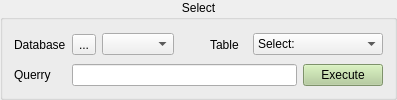
      <widget class="QGroupBox" name="groupBox_24">
       <property name="title">
        <string>Select</string>
       </property>
       <property name="alignment">
        <set>Qt::AlignHCenter</set>
       </property>
       <layout class="QGridLayout" name="gridLayout_2">
        <item row="9" column="1" colspan="9">
         <layout class="QHBoxLayout" name="horizontalLayout_2">
          <item>
           <widget class="QLineEdit" name="lineEdit_qry">
            <property name="enabled">
             <bool>true</bool>
            </property>
            <property name="font">
             <font/>
            </property>
            <property name="toolTip">
             <string>File name of report file to open</string>
            </property>
            <property name="styleSheet">
             <string notr="true"/>
            </property>
            <property name="text">
             <string/>
            </property>
           </widget>
          </item>
          <item>
           <widget class="QPushButton" name="pushButton_execute">
            <property name="sizePolicy">
             <sizepolicy hsizetype="Fixed" vsizetype="Fixed">
              <horstretch>0</horstretch>
              <verstretch>0</verstretch>
             </sizepolicy>
            </property>
            <property name="palette">
             <palette>
              <active>
               <colorrole role="WindowText">
                <brush brushstyle="SolidPattern">
                 <color alpha="255">
                  <red>0</red>
                  <green>0</green>
                  <blue>0</blue>
                 </color>
                </brush>
               </colorrole>
               <colorrole role="Button">
                <brush brushstyle="SolidPattern">
                 <color alpha="255">
                  <red>177</red>
                  <green>204</green>
                  <blue>150</blue>
                 </color>
                </brush>
               </colorrole>
               <colorrole role="Light">
                <brush brushstyle="SolidPattern">
                 <color alpha="255">
                  <red>245</red>
                  <green>255</green>
                  <blue>239</blue>
                 </color>
                </brush>
               </colorrole>
               <colorrole role="Midlight">
                <brush brushstyle="SolidPattern">
                 <color alpha="255">
                  <red>208</red>
                  <green>229</green>
                  <blue>194</blue>
                 </color>
                </brush>
               </colorrole>
               <colorrole role="Dark">
                <brush brushstyle="SolidPattern">
                 <color alpha="255">
                  <red>85</red>
                  <green>102</green>
                  <blue>75</blue>
                 </color>
                </brush>
               </colorrole>
               <colorrole role="Mid">
                <brush brushstyle="SolidPattern">
                 <color alpha="255">
                  <red>114</red>
                  <green>136</green>
                  <blue>100</blue>
                 </color>
                </brush>
               </colorrole>
               <colorrole role="Text">
                <brush brushstyle="SolidPattern">
                 <color alpha="255">
                  <red>0</red>
                  <green>0</green>
                  <blue>0</blue>
                 </color>
                </brush>
               </colorrole>
               <colorrole role="BrightText">
                <brush brushstyle="SolidPattern">
                 <color alpha="255">
                  <red>255</red>
                  <green>255</green>
                  <blue>255</blue>
                 </color>
                </brush>
               </colorrole>
               <colorrole role="ButtonText">
                <brush brushstyle="SolidPattern">
                 <color alpha="255">
                  <red>0</red>
                  <green>0</green>
                  <blue>0</blue>
                 </color>
                </brush>
               </colorrole>
               <colorrole role="Base">
                <brush brushstyle="SolidPattern">
                 <color alpha="255">
                  <red>177</red>
                  <green>204</green>
                  <blue>150</blue>
                 </color>
                </brush>
               </colorrole>
               <colorrole role="Window">
                <brush brushstyle="SolidPattern">
                 <color alpha="255">
                  <red>177</red>
                  <green>204</green>
                  <blue>150</blue>
                 </color>
                </brush>
               </colorrole>
               <colorrole role="Shadow">
                <brush brushstyle="SolidPattern">
                 <color alpha="255">
                  <red>0</red>
                  <green>0</green>
                  <blue>0</blue>
                 </color>
                </brush>
               </colorrole>
               <colorrole role="AlternateBase">
                <brush brushstyle="SolidPattern">
                 <color alpha="255">
                  <red>213</red>
                  <green>229</green>
                  <blue>202</blue>
                 </color>
                </brush>
               </colorrole>
               <colorrole role="ToolTipBase">
                <brush brushstyle="SolidPattern">
                 <color alpha="255">
                  <red>255</red>
                  <green>255</green>
                  <blue>220</blue>
                 </color>
                </brush>
               </colorrole>
               <colorrole role="ToolTipText">
                <brush brushstyle="SolidPattern">
                 <color alpha="255">
                  <red>0</red>
                  <green>0</green>
                  <blue>0</blue>
                 </color>
                </brush>
               </colorrole>
              </active>
              <inactive>
               <colorrole role="WindowText">
                <brush brushstyle="SolidPattern">
                 <color alpha="255">
                  <red>0</red>
                  <green>0</green>
                  <blue>0</blue>
                 </color>
                </brush>
               </colorrole>
               <colorrole role="Button">
                <brush brushstyle="SolidPattern">
                 <color alpha="255">
                  <red>177</red>
                  <green>204</green>
                  <blue>150</blue>
                 </color>
                </brush>
               </colorrole>
               <colorrole role="Light">
                <brush brushstyle="SolidPattern">
                 <color alpha="255">
                  <red>245</red>
                  <green>255</green>
                  <blue>239</blue>
                 </color>
                </brush>
               </colorrole>
               <colorrole role="Midlight">
                <brush brushstyle="SolidPattern">
                 <color alpha="255">
                  <red>208</red>
                  <green>229</green>
                  <blue>194</blue>
                 </color>
                </brush>
               </colorrole>
               <colorrole role="Dark">
                <brush brushstyle="SolidPattern">
                 <color alpha="255">
                  <red>85</red>
                  <green>102</green>
                  <blue>75</blue>
                 </color>
                </brush>
               </colorrole>
               <colorrole role="Mid">
                <brush brushstyle="SolidPattern">
                 <color alpha="255">
                  <red>114</red>
                  <green>136</green>
                  <blue>100</blue>
                 </color>
                </brush>
               </colorrole>
               <colorrole role="Text">
                <brush brushstyle="SolidPattern">
                 <color alpha="255">
                  <red>0</red>
                  <green>0</green>
                  <blue>0</blue>
                 </color>
                </brush>
               </colorrole>
               <colorrole role="BrightText">
                <brush brushstyle="SolidPattern">
                 <color alpha="255">
                  <red>255</red>
                  <green>255</green>
                  <blue>255</blue>
                 </color>
                </brush>
               </colorrole>
               <colorrole role="ButtonText">
                <brush brushstyle="SolidPattern">
                 <color alpha="255">
                  <red>0</red>
                  <green>0</green>
                  <blue>0</blue>
                 </color>
                </brush>
               </colorrole>
               <colorrole role="Base">
                <brush brushstyle="SolidPattern">
                 <color alpha="255">
                  <red>177</red>
                  <green>204</green>
                  <blue>150</blue>
                 </color>
                </brush>
               </colorrole>
               <colorrole role="Window">
                <brush brushstyle="SolidPattern">
                 <color alpha="255">
                  <red>177</red>
                  <green>204</green>
                  <blue>150</blue>
                 </color>
                </brush>
               </colorrole>
               <colorrole role="Shadow">
                <brush brushstyle="SolidPattern">
                 <color alpha="255">
                  <red>0</red>
                  <green>0</green>
                  <blue>0</blue>
                 </color>
                </brush>
               </colorrole>
               <colorrole role="AlternateBase">
                <brush brushstyle="SolidPattern">
                 <color alpha="255">
                  <red>213</red>
                  <green>229</green>
                  <blue>202</blue>
                 </color>
                </brush>
               </colorrole>
               <colorrole role="ToolTipBase">
                <brush brushstyle="SolidPattern">
                 <color alpha="255">
                  <red>255</red>
                  <green>255</green>
                  <blue>220</blue>
                 </color>
                </brush>
               </colorrole>
               <colorrole role="ToolTipText">
                <brush brushstyle="SolidPattern">
                 <color alpha="255">
                  <red>0</red>
                  <green>0</green>
                  <blue>0</blue>
                 </color>
                </brush>
               </colorrole>
              </inactive>
              <disabled>
               <colorrole role="WindowText">
                <brush brushstyle="SolidPattern">
                 <color alpha="255">
                  <red>85</red>
                  <green>102</green>
                  <blue>75</blue>
                 </color>
                </brush>
               </colorrole>
               <colorrole role="Button">
                <brush brushstyle="SolidPattern">
                 <color alpha="255">
                  <red>177</red>
                  <green>204</green>
                  <blue>150</blue>
                 </color>
                </brush>
               </colorrole>
               <colorrole role="Light">
                <brush brushstyle="SolidPattern">
                 <color alpha="255">
                  <red>245</red>
                  <green>255</green>
                  <blue>239</blue>
                 </color>
                </brush>
               </colorrole>
               <colorrole role="Midlight">
                <brush brushstyle="SolidPattern">
                 <color alpha="255">
                  <red>208</red>
                  <green>229</green>
                  <blue>194</blue>
                 </color>
                </brush>
               </colorrole>
               <colorrole role="Dark">
                <brush brushstyle="SolidPattern">
                 <color alpha="255">
                  <red>85</red>
                  <green>102</green>
                  <blue>75</blue>
                 </color>
                </brush>
               </colorrole>
               <colorrole role="Mid">
                <brush brushstyle="SolidPattern">
                 <color alpha="255">
                  <red>114</red>
                  <green>136</green>
                  <blue>100</blue>
                 </color>
                </brush>
               </colorrole>
               <colorrole role="Text">
                <brush brushstyle="SolidPattern">
                 <color alpha="255">
                  <red>85</red>
                  <green>102</green>
                  <blue>75</blue>
                 </color>
                </brush>
               </colorrole>
               <colorrole role="BrightText">
                <brush brushstyle="SolidPattern">
                 <color alpha="255">
                  <red>255</red>
                  <green>255</green>
                  <blue>255</blue>
                 </color>
                </brush>
               </colorrole>
               <colorrole role="ButtonText">
                <brush brushstyle="SolidPattern">
                 <color alpha="255">
                  <red>85</red>
                  <green>102</green>
                  <blue>75</blue>
                 </color>
                </brush>
               </colorrole>
               <colorrole role="Base">
                <brush brushstyle="SolidPattern">
                 <color alpha="255">
                  <red>177</red>
                  <green>204</green>
                  <blue>150</blue>
                 </color>
                </brush>
               </colorrole>
               <colorrole role="Window">
                <brush brushstyle="SolidPattern">
                 <color alpha="255">
                  <red>177</red>
                  <green>204</green>
                  <blue>150</blue>
                 </color>
                </brush>
               </colorrole>
               <colorrole role="Shadow">
                <brush brushstyle="SolidPattern">
                 <color alpha="255">
                  <red>0</red>
                  <green>0</green>
                  <blue>0</blue>
                 </color>
                </brush>
               </colorrole>
               <colorrole role="AlternateBase">
                <brush brushstyle="SolidPattern">
                 <color alpha="255">
                  <red>171</red>
                  <green>204</green>
                  <blue>150</blue>
                 </color>
                </brush>
               </colorrole>
               <colorrole role="ToolTipBase">
                <brush brushstyle="SolidPattern">
                 <color alpha="255">
                  <red>255</red>
                  <green>255</green>
                  <blue>220</blue>
                 </color>
                </brush>
               </colorrole>
               <colorrole role="ToolTipText">
                <brush brushstyle="SolidPattern">
                 <color alpha="255">
                  <red>0</red>
                  <green>0</green>
                  <blue>0</blue>
                 </color>
                </brush>
               </colorrole>
              </disabled>
             </palette>
            </property>
            <property name="styleSheet">
             <string notr="true"/>
            </property>
            <property name="text">
             <string>Execute</string>
            </property>
           </widget>
          </item>
         </layout>
        </item>
        <item row="0" column="2">
         <widget class="QComboBox" name="comboBox_db">
          <property name="sizePolicy">
           <sizepolicy hsizetype="MinimumExpanding" vsizetype="Fixed">
            <horstretch>0</horstretch>
            <verstretch>0</verstretch>
           </sizepolicy>
          </property>
         </widget>
        </item>
        <item row="0" column="1">
         <widget class="QToolButton" name="comboBox_browsedb">
          <property name="text">
           <string>...</string>
          </property>
         </widget>
        </item>
        <item row="0" column="9">
         <widget class="QComboBox" name="comboBox_tables">
          <property name="sizePolicy">
           <sizepolicy hsizetype="MinimumExpanding" vsizetype="Fixed">
            <horstretch>0</horstretch>
            <verstretch>0</verstretch>
           </sizepolicy>
          </property>
          <item>
           <property name="text">
            <string>Select:</string>
           </property>
          </item>
          <item>
           <property name="text">
            <string>create a new table</string>
           </property>
          </item>
         </widget>
        </item>
        <item row="9" column="0">
         <widget class="QLabel" name="label_49">
          <property name="toolTip">
           <string>To create a new table, the easiest is to just specify the new tablename and columns names,
and then use the add button to create new rows and fill the cells with your information.

Examples:

-i) create table people (id,age,name,born)
-ii) create table cities (name,population)
-ii) create table papers (firstauthor,journal, title, year,issue,page,abstract)</string>
          </property>
          <property name="text">
           <string>&lt;html&gt;&lt;head/&gt;&lt;body&gt;&lt;p&gt;Querry&lt;/p&gt;&lt;/body&gt;&lt;/html&gt;</string>
          </property>
         </widget>
        </item>
        <item row="0" column="0">
         <widget class="QLabel" name="label">
          <property name="text">
           <string>Database</string>
          </property>
         </widget>
        </item>
        <item row="0" column="8" alignment="Qt::AlignLeft">
         <widget class="QLabel" name="label_2">
          <property name="sizePolicy">
           <sizepolicy hsizetype="Fixed" vsizetype="Preferred">
            <horstretch>0</horstretch>
            <verstretch>0</verstretch>
           </sizepolicy>
          </property>
          <property name="minimumSize">
           <size>
            <width>37</width>
            <height>27</height>
           </size>
          </property>
          <property name="text">
           <string>Table</string>
          </property>
         </widget>
        </item>
       </layout>
      </widget>
